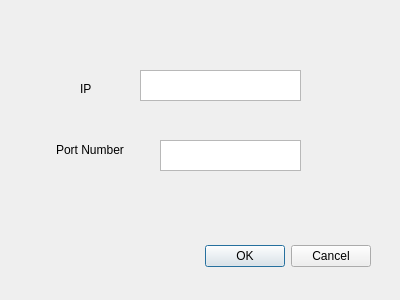
<?xml version="1.0" encoding="UTF-8"?>
<ui version="4.0">
 <class>ConnectDialog</class>
 <widget class="QDialog" name="ConnectDialog">
  <property name="geometry">
   <rect>
    <x>0</x>
    <y>0</y>
    <width>400</width>
    <height>300</height>
   </rect>
  </property>
  <property name="windowTitle">
   <string>Dialog</string>
  </property>
  <widget class="QDialogButtonBox" name="buttonBox">
   <property name="geometry">
    <rect>
     <x>30</x>
     <y>240</y>
     <width>341</width>
     <height>32</height>
    </rect>
   </property>
   <property name="orientation">
    <enum>Qt::Horizontal</enum>
   </property>
   <property name="standardButtons">
    <set>QDialogButtonBox::Cancel|QDialogButtonBox::Ok</set>
   </property>
  </widget>
  <widget class="QLabel" name="label">
   <property name="geometry">
    <rect>
     <x>80</x>
     <y>80</y>
     <width>67</width>
     <height>17</height>
    </rect>
   </property>
   <property name="text">
    <string>IP</string>
   </property>
  </widget>
  <widget class="QTextEdit" name="ip_textedit">
   <property name="geometry">
    <rect>
     <x>140</x>
     <y>70</y>
     <width>161</width>
     <height>31</height>
    </rect>
   </property>
  </widget>
  <widget class="QLabel" name="label_2">
   <property name="geometry">
    <rect>
     <x>56</x>
     <y>140</y>
     <width>91</width>
     <height>20</height>
    </rect>
   </property>
   <property name="text">
    <string>Port Number</string>
   </property>
  </widget>
  <widget class="QTextEdit" name="portnumber_textedit">
   <property name="geometry">
    <rect>
     <x>160</x>
     <y>140</y>
     <width>141</width>
     <height>31</height>
    </rect>
   </property>
  </widget>
 </widget>
 <resources/>
 <connections>
  <connection>
   <sender>buttonBox</sender>
   <signal>accepted()</signal>
   <receiver>ConnectDialog</receiver>
   <slot>accept()</slot>
   <hints>
    <hint type="sourcelabel">
     <x>248</x>
     <y>254</y>
    </hint>
    <hint type="destinationlabel">
     <x>157</x>
     <y>274</y>
    </hint>
   </hints>
  </connection>
  <connection>
   <sender>buttonBox</sender>
   <signal>rejected()</signal>
   <receiver>ConnectDialog</receiver>
   <slot>reject()</slot>
   <hints>
    <hint type="sourcelabel">
     <x>316</x>
     <y>260</y>
    </hint>
    <hint type="destinationlabel">
     <x>286</x>
     <y>274</y>
    </hint>
   </hints>
  </connection>
 </connections>
</ui>
